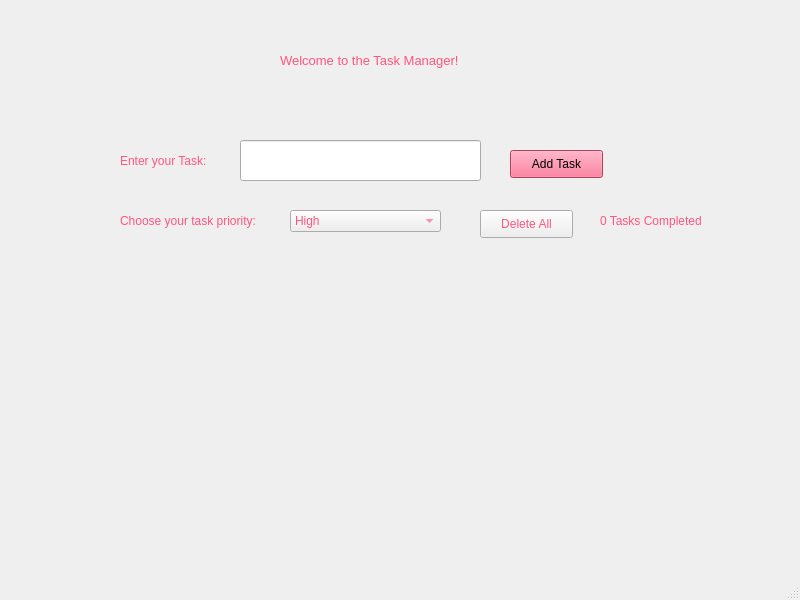
<?xml version="1.0" encoding="UTF-8"?>
<ui version="4.0">
 <class>MainWindow</class>
 <widget class="QMainWindow" name="MainWindow">
  <property name="geometry">
   <rect>
    <x>0</x>
    <y>0</y>
    <width>800</width>
    <height>600</height>
   </rect>
  </property>
  <property name="windowTitle">
   <string>MainWindow</string>
  </property>
  <widget class="QWidget" name="centralwidget">
   <widget class="QLineEdit" name="taskinput">
    <property name="geometry">
     <rect>
      <x>240</x>
      <y>140</y>
      <width>241</width>
      <height>41</height>
     </rect>
    </property>
    <property name="styleSheet">
     <string notr="true"/>
    </property>
   </widget>
   <widget class="QPushButton" name="addpushButton">
    <property name="geometry">
     <rect>
      <x>510</x>
      <y>150</y>
      <width>93</width>
      <height>28</height>
     </rect>
    </property>
    <property name="styleSheet">
     <string notr="true">background-color: rgb(255, 87, 127);</string>
    </property>
    <property name="text">
     <string>Add Task</string>
    </property>
   </widget>
   <widget class="QLabel" name="label">
    <property name="geometry">
     <rect>
      <x>120</x>
      <y>140</y>
      <width>101</width>
      <height>41</height>
     </rect>
    </property>
    <property name="styleSheet">
     <string notr="true">color: rgb(255, 87, 127);</string>
    </property>
    <property name="text">
     <string>Enter your Task:</string>
    </property>
   </widget>
   <widget class="QComboBox" name="comboBox">
    <property name="geometry">
     <rect>
      <x>290</x>
      <y>210</y>
      <width>151</width>
      <height>22</height>
     </rect>
    </property>
    <property name="styleSheet">
     <string notr="true">color: rgb(255, 85, 127)</string>
    </property>
    <item>
     <property name="text">
      <string>High</string>
     </property>
    </item>
    <item>
     <property name="text">
      <string>Medium</string>
     </property>
    </item>
    <item>
     <property name="text">
      <string>Low</string>
     </property>
    </item>
   </widget>
   <widget class="QLabel" name="label_2">
    <property name="geometry">
     <rect>
      <x>120</x>
      <y>200</y>
      <width>161</width>
      <height>41</height>
     </rect>
    </property>
    <property name="styleSheet">
     <string notr="true">color: rgb(255, 85, 127);</string>
    </property>
    <property name="text">
     <string>Choose your task priority:</string>
    </property>
   </widget>
   <widget class="QPushButton" name="deletepushButton">
    <property name="geometry">
     <rect>
      <x>480</x>
      <y>210</y>
      <width>93</width>
      <height>28</height>
     </rect>
    </property>
    <property name="styleSheet">
     <string notr="true">color: rgb(255, 85, 127)</string>
    </property>
    <property name="text">
     <string>Delete All</string>
    </property>
   </widget>
   <widget class="QLabel" name="label_4">
    <property name="geometry">
     <rect>
      <x>280</x>
      <y>40</y>
      <width>251</width>
      <height>41</height>
     </rect>
    </property>
    <property name="font">
     <font>
      <pointsize>10</pointsize>
     </font>
    </property>
    <property name="styleSheet">
     <string notr="true">color: rgb(255, 85, 127);</string>
    </property>
    <property name="text">
     <string>Welcome to the Task Manager!</string>
    </property>
   </widget>
   <widget class="QLabel" name="tasks_left">
    <property name="geometry">
     <rect>
      <x>600</x>
      <y>210</y>
      <width>141</width>
      <height>21</height>
     </rect>
    </property>
    <property name="styleSheet">
     <string notr="true">color: rgb(255, 85, 127);</string>
    </property>
    <property name="text">
     <string>0 Tasks Completed</string>
    </property>
   </widget>
   <widget class="QWidget" name="verticalLayoutWidget">
    <property name="geometry">
     <rect>
      <x>110</x>
      <y>240</y>
      <width>601</width>
      <height>281</height>
     </rect>
    </property>
    <layout class="QVBoxLayout" name="layout"/>
   </widget>
  </widget>
  <widget class="QMenuBar" name="menubar">
   <property name="geometry">
    <rect>
     <x>0</x>
     <y>0</y>
     <width>800</width>
     <height>26</height>
    </rect>
   </property>
  </widget>
  <widget class="QStatusBar" name="statusbar"/>
 </widget>
 <resources/>
 <connections/>
</ui>
